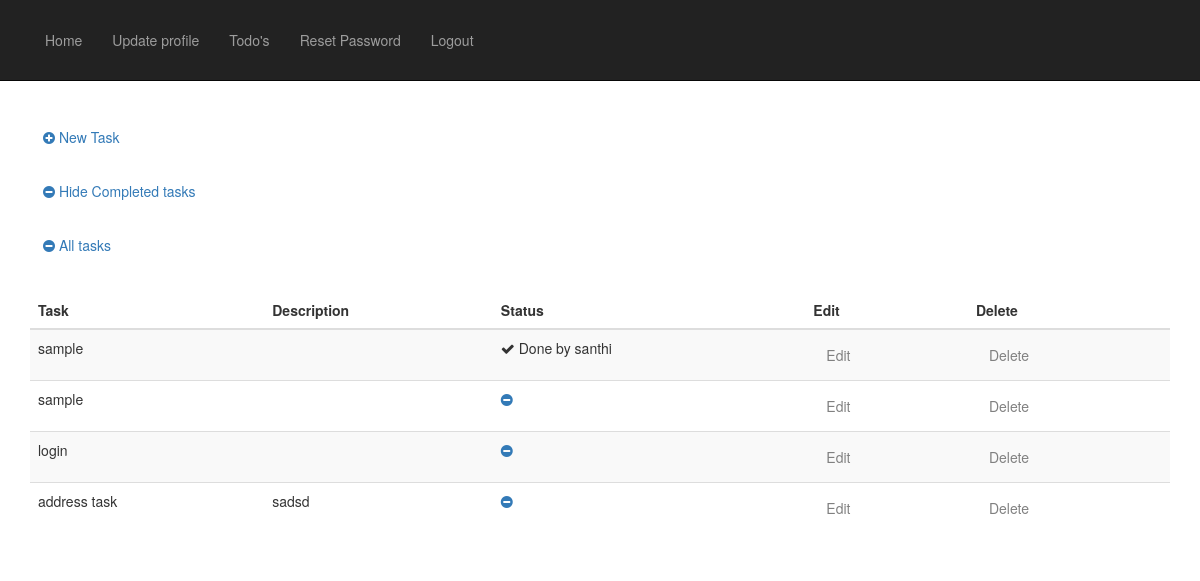
The app's page /accounts/todos/ (signed in) with its own data.
### useraccounts/models.py (models this page shows, shortened)
class Todos(models.Model):
    user = models.ForeignKey(User, on_delete=models.CASCADE)
    name = models.CharField(max_length=100,blank=False,null=False)
    description = models.CharField(max_length=255,blank=True,default="")
    done_by = models.CharField(max_length=100,blank=True)
    status = models.BooleanField(default=False)
    created_at = models.DateTimeField(auto_now_add=True)
    updated_at = models.DateTimeField(auto_now=True)

### useraccounts/views.py (the view)
class todos_view(View):
    template_name = 'todos.html'
    form_class = TodoForm
    @method_decorator(login_required)
    def dispatch(self, *args, **kwargs):
        return super(todos_view, self).dispatch(*args, **kwargs)
    def get(self, request,*args, **kwargs):
        todos = Todos.objects.all()
        return render(request, self.template_name, {'todos': todos})

### templates/todos.html (shortened to what this page needs)
{% extends "base.html" %}
{% block content %}
	<div>
	{% if form %}
		<h2> New Task</h2>
		<form method="post" action="#">
			{% csrf_token %}
			{{ form.as_p }}
			<input type="submit" value="Create Task" />
		</form>
	{% else %}
	<h3><a href="/accounts/newtodo/" class="btn"> <i class="fa fa-plus-circle"> </i> New Task </a></h3>
	<h3><a href="/accounts/hide_completed_todos/" class="btn"> <i class="fa fa-minus-circle"> </i> Hide Completed tasks</a></h3>
	<h3><a href="/accounts/todos/" class="btn"> <i class="fa fa-minus-circle"> </i> All tasks</a></h3>
	<br/>
	{% if todos %}
	<div>
	<table class="table table-striped">
		<thead>
			<tr>
				<th>Task</th>
				<th>Description</th>
				<th>Status</th>
				<th>Edit</th>
				<th>Delete</th>
			</tr>
		</thead>
		<tbody>
		{%for todo in todos%}
			<tr>
				<td>{{todo.name}}</td>
				<td>{{todo.description}}</td>
				<td>
					{% if todo.status %}
						<i class="fa fa-check"></i>
						<span>Done by {{todo.done_by}}</span>
					{% else %}
						<a href = "#" data-toggle="modal" data-target="#myModal"><i class="fa fa-minus-circle" data-id="{{todo.pk}}" onclick="getId({{todo.pk}})"></i></a>
					{% endif %}
				</td>
				<td>
					{% if request.user == todo.user %}
						<a href="/accounts/updatetodo/{{todo.id}}/" class="btn"> Edit </a>
					{% else %}
						<a href="#"  class="btn disable"> Edit </a>
					{% endif%}
				</td>
				<td>
					{% if request.user == todo.user %}
						<a href="/accounts/del_todo/{{todo.id}}/" class="btn" onclick="return confirm('Are you sure you want to delete this?')"> Delete </a>
					{% else %}
						<a href="#"  class="btn disable"> Delete </a>
					{% endif%}
				</td>
			</tr>
		{% endfor %}
		</tbody>
	</table>
	</div>
	{% endif %}
	{% endif %}
	</div>
{% endblock %}

### static/css/nav.css (style rules this page uses)
body { padding-top: 70px; }
@media (min-width:768px) { body { padding-top: 100px; } }
.disable { pointer-events: none; cursor: default; color: gray; }

### records on screen
Todos: name "sample", done_by "santhi", shows "Edit", shows "Delete"
Todos: name "sample", shows "Edit", shows "Delete"
Todos: name "login", shows "Edit", shows "Delete"
Todos: name "address task", description "sadsd", shows "Edit", shows "Delete"
